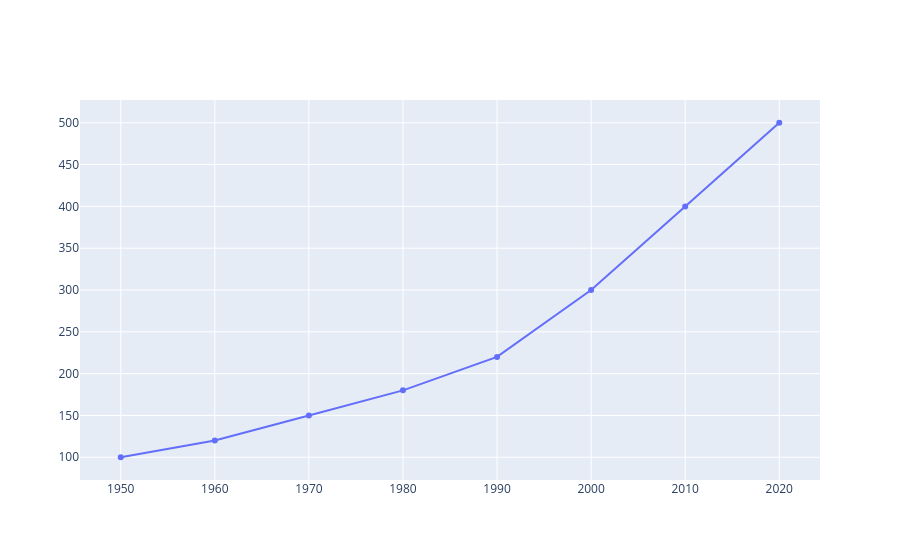

The notebook cell this image was saved under:
### Code cell
years = [1950, 1960, 1970, 1980, 1990, 2000, 2010, 2020]
sales = [100, 120, 150, 180, 220, 300, 400, 500]
fig = go.Figure(data=go.Scatter(x=years, y=sales, mode='lines+markers'))
fig.show()

### Figure 1 — Plotly figure (JSON) as saved in the notebook; plotly's stock layout.template omitted (floating-point values rounded to 4 significant figures)
{"data": [{"mode": "lines+markers", "type": "scatter", "x": [1950, 1960, 1970, 1980, 1990, 2000, 2010, 2020], "y": [100, 120, 150, 180, 220, 300, 400, 500]}], "layout": {}}
